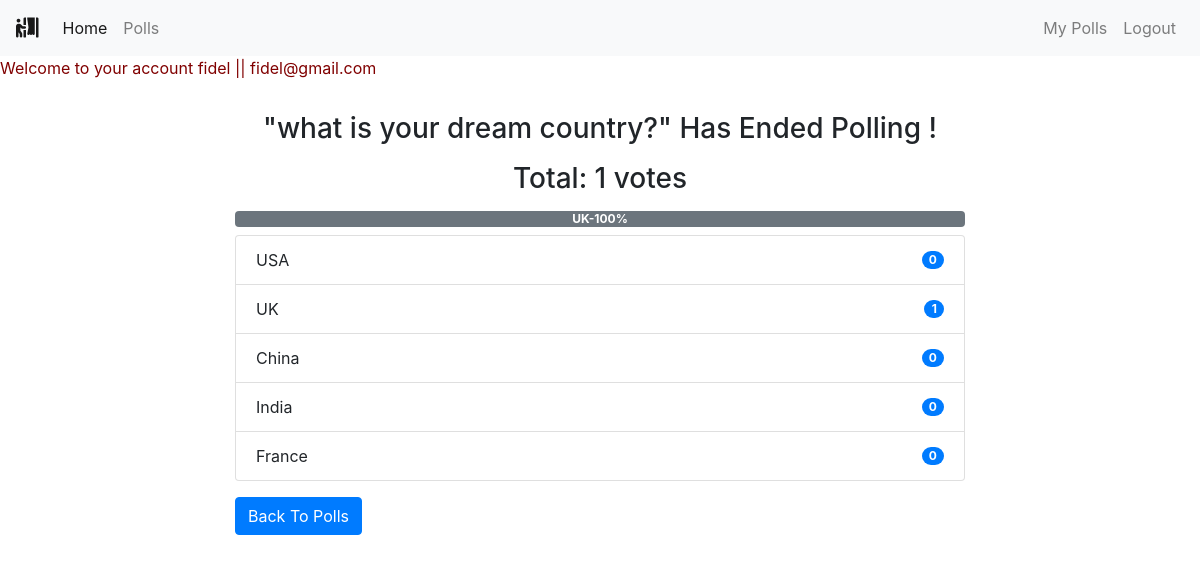
The app's page /polls/end/1/ (signed in) with its own data.
### polls/models.py (models this page shows, shortened)
class Poll(models.Model):
    owner = models.ForeignKey(User, on_delete=models.CASCADE)
    text = models.TextField()
    pub_date = models.DateTimeField(default=timezone.now)
    active = models.BooleanField(default=True)
    @property
    def get_vote_count(self):
        return self.vote_set.count()
    def get_result_dict(self):
        res = []
        for choice in self.choice_set.all():
            d = {}
            alert_class = ['primary', 'secondary', 'success',
                           'danger', 'dark', 'warning', 'info']
            d['alert_class'] = secrets.choice(alert_class)
            d['text'] = choice.choice_text
            d['num_votes'] = choice.get_vote_count
            if not self.get_vote_count:
                d['percentage'] = 0
            else:
                d['percentage'] = (choice.get_vote_count /
                                   self.get_vote_count)*100
            res.append(d)
        return res

class Choice(models.Model):
    poll = models.ForeignKey(Poll, on_delete=models.CASCADE)
    choice_text = models.CharField(max_length=255)
    @property
    def get_vote_count(self):
        return self.vote_set.count()

### polls/views.py (the view)
# urls.py: path('end/<int:poll_id>/', views.endpoll, name='end_poll'),
@login_required
def endpoll(request, poll_id):
    poll = get_object_or_404(Poll, pk=poll_id)
    if request.user != poll.owner:
        return redirect('home')
    if poll.active is True:
        poll.active = False
        poll.save()
        return render(request, 'polls/poll_result.html', {'poll': poll})
    else:
        return render(request, 'polls/poll_result.html', {'poll': poll})

### polls/templates/polls/poll_result.html
{% extends 'base.html' %}
{% block content %}
<marquee>
<p align="left" style="color:maroon"> Welcome to your account {{ request.user.username }} || {{request.user.email}} </p></marquee>
<div class="container">
    {% if messages %}
    <div class="messages">
        {% for message in messages %}
        <div {% if message.tags %} class="{{ message.tags }}" {% endif %}>{{ message }}
            <button type="button" class="close" data-dismiss="alert" aria-label="Close">
                <span aria-hidden="true">&times;</span>
            </button>
        </div>
        {% endfor %}
    </div>
    {% else %}
    <div class="row">
        <div class="col-md-8 offset-sm-2">
            {% if poll.active %}
            <h3 class="mt-3 mb-3 text-center">Result for: {{ poll.text }}</h3>
            {% else %}
            <h3 class="mt-3 mb-3 text-center">"{{ poll.text }}" Has Ended Polling !</h3>
            {% endif %}
            <h3 class="mb-2 text-center">Total: {{ poll.get_vote_count }} votes</h3>
            <div class="progress mt-3 mb-2">
                {% for choice in poll.get_result_dict %}
                <div class="progress-bar bg-{{ choice.alert_class }}" role="progressbar" style="width: {{ choice.percentage }}%;"
                    aria-valuenow="30" aria-valuemin="0" aria-valuemax="100"><b>
                        {{choice.text|truncatewords:2}}-{{choice.percentage|floatformat}}%</b>
                </div>
                {% endfor %}
            </div>
            <ul class="list-group">
                {% for choice in poll.choice_set.all %}
                <li class="list-group-item d-flex justify-content-between align-items-center">
                    {{ choice.choice_text }}
                    <span class="badge badge-primary badge-pill">{{ choice.get_vote_count }}</span>
                </li>
                {% endfor %}
            </ul>
            {% endif %}
            <a class="btn btn-primary mt-3" href="{% url 'polls:list' %}" role="button">Back To Polls</a>
        </div>
    </div>
</div>
{% endblock content %}

### templates/base.html (shortened to what this page needs)
{% load static %}
<!DOCTYPE html>
<html lang="en">
<head>
    <link rel="stylesheet" href="https://maxcdn.bootstrapcdn.com/bootstrap/4.0.0/css/bootstrap.min.css"
>
    <link rel="stylesheet" href="https://use.fontawesome.com/releases/v5.6.3/css/all.css"
>
</head>
<body>
    {% include 'includes/navbar.html' %}
    {% block content %}
    {% endblock content %}
</body>
</html>

### templates/includes/navbar.html (shortened to what this page needs)
<nav class="navbar navbar-expand-sm navbar-light bg-light">
    <a class="navbar-brand" href="{% url 'home' %}"><i class="fas fa-person-booth"></i></a>
    <div class="collapse navbar-collapse" id="collapsibleNavId">
        <ul class="navbar-nav mr-auto mt-2 mt-lg-0">
            <li class="nav-item active">
                <a class="nav-link" href="{% url 'home' %}">Home <span class="sr-only">(current)</span></a>
            </li>
            {% if request.user.is_authenticated %}
            <li class="nav-item">
                <a class="nav-link" href="{% url 'polls:list' %}">Polls</a>
            </li>
            {% endif %}
        </ul>
        <div class="navbar-nav ml-auto">
            {% if request.user.is_authenticated %}
            <a class="nav-link" href="{% url 'polls:list_by_user' %}">My Polls</a>
            <a class="nav-link" href="{% url 'userprofile:logout' %}">Logout</a>
            {% else %}
            <a class="nav-link" href="{% url 'userprofile:login' %}">Login</a>
            <a class="nav-link" href="{% url 'userprofile:register' %}">Register</a>
            {% endif %}
        </div>
    </div>
</nav>

### records on screen
Poll: text "what is your dream country?", get_vote_count "1"
Choice: text "UK", choice_text "UK", get_vote_count "1"
Choice: choice_text "USA", get_vote_count "0"
Choice: choice_text "China", get_vote_count "0"
Choice: choice_text "India", get_vote_count "0"
Choice: choice_text "France", get_vote_count "0"

### other values on screen
{{ request.user.username }} "fidel"
{{ request.user.email }} "fidel@gmail.com"
{{ choice.percentage|floatformat }} "100"
